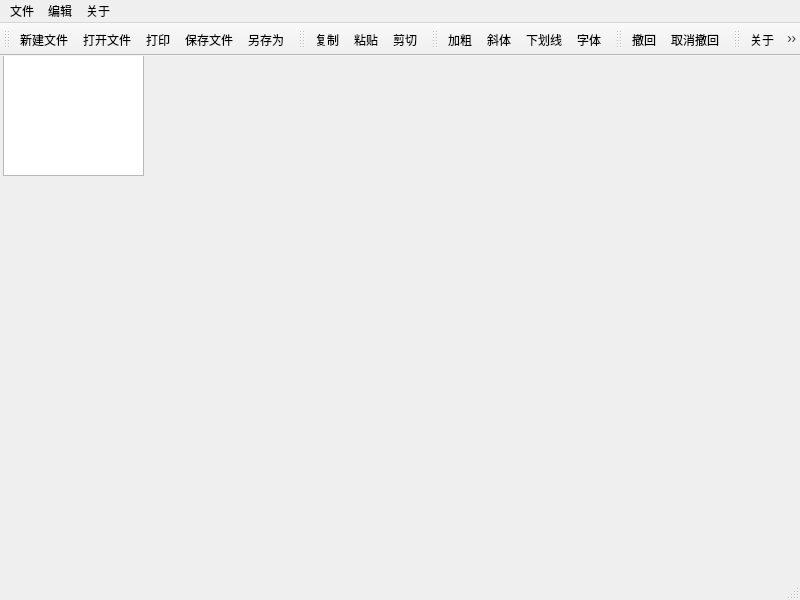
<?xml version="1.0" encoding="UTF-8"?>
<ui version="4.0">
 <class>MainWindow</class>
 <widget class="QMainWindow" name="MainWindow">
  <property name="geometry">
   <rect>
    <x>0</x>
    <y>0</y>
    <width>800</width>
    <height>600</height>
   </rect>
  </property>
  <property name="windowTitle">
   <string>Demo-Notepad</string>
  </property>
  <property name="windowIcon">
   <iconset resource="images.qrc">
    <normaloff>:/images/pencil.png</normaloff>:/images/pencil.png</iconset>
  </property>
  <widget class="QWidget" name="centralwidget">
   <widget class="QTextEdit" name="textEdit">
    <property name="geometry">
     <rect>
      <x>3</x>
      <y>-1</y>
      <width>141</width>
      <height>121</height>
     </rect>
    </property>
   </widget>
  </widget>
  <widget class="QMenuBar" name="menubar">
   <property name="geometry">
    <rect>
     <x>0</x>
     <y>0</y>
     <width>800</width>
     <height>20</height>
    </rect>
   </property>
   <widget class="QMenu" name="menu">
    <property name="title">
     <string>文件</string>
    </property>
    <widget class="QMenu" name="recent">
     <property name="title">
      <string>最近打开</string>
     </property>
    </widget>
    <addaction name="new_file"/>
    <addaction name="open_file"/>
    <addaction name="separator"/>
    <addaction name="recent"/>
    <addaction name="save_file"/>
    <addaction name="separator"/>
    <addaction name="save_as"/>
    <addaction name="separator"/>
    <addaction name="print"/>
    <addaction name="separator"/>
    <addaction name="exit"/>
   </widget>
   <widget class="QMenu" name="menu_2">
    <property name="title">
     <string>编辑</string>
    </property>
    <addaction name="copy"/>
    <addaction name="paste"/>
    <addaction name="cut"/>
    <addaction name="separator"/>
    <addaction name="bolder"/>
    <addaction name="italic"/>
    <addaction name="underline"/>
    <addaction name="separator"/>
    <addaction name="font"/>
   </widget>
   <widget class="QMenu" name="menu_3">
    <property name="title">
     <string>关于</string>
    </property>
    <addaction name="about"/>
   </widget>
   <addaction name="menu"/>
   <addaction name="menu_2"/>
   <addaction name="menu_3"/>
  </widget>
  <widget class="QStatusBar" name="statusbar"/>
  <widget class="QToolBar" name="toolBar">
   <property name="windowTitle">
    <string>toolBar</string>
   </property>
   <attribute name="toolBarArea">
    <enum>TopToolBarArea</enum>
   </attribute>
   <attribute name="toolBarBreak">
    <bool>false</bool>
   </attribute>
   <addaction name="new_file"/>
   <addaction name="open_file"/>
   <addaction name="print"/>
   <addaction name="save_file"/>
   <addaction name="save_as"/>
  </widget>
  <widget class="QToolBar" name="toolBar_2">
   <property name="windowTitle">
    <string>toolBar_2</string>
   </property>
   <attribute name="toolBarArea">
    <enum>TopToolBarArea</enum>
   </attribute>
   <attribute name="toolBarBreak">
    <bool>false</bool>
   </attribute>
   <addaction name="copy"/>
   <addaction name="paste"/>
   <addaction name="cut"/>
  </widget>
  <widget class="QToolBar" name="toolBar_3">
   <property name="windowTitle">
    <string>toolBar_3</string>
   </property>
   <attribute name="toolBarArea">
    <enum>TopToolBarArea</enum>
   </attribute>
   <attribute name="toolBarBreak">
    <bool>false</bool>
   </attribute>
   <addaction name="bolder"/>
   <addaction name="italic"/>
   <addaction name="underline"/>
   <addaction name="font"/>
  </widget>
  <widget class="QToolBar" name="toolBar_4">
   <property name="windowTitle">
    <string>toolBar_4</string>
   </property>
   <attribute name="toolBarArea">
    <enum>TopToolBarArea</enum>
   </attribute>
   <attribute name="toolBarBreak">
    <bool>false</bool>
   </attribute>
   <addaction name="undo"/>
   <addaction name="redo"/>
  </widget>
  <widget class="QToolBar" name="toolBar_5">
   <property name="windowTitle">
    <string>toolBar_5</string>
   </property>
   <attribute name="toolBarArea">
    <enum>TopToolBarArea</enum>
   </attribute>
   <attribute name="toolBarBreak">
    <bool>false</bool>
   </attribute>
   <addaction name="about"/>
   <addaction name="exit"/>
  </widget>
  <action name="new_file">
   <property name="icon">
    <iconset resource="images.qrc">
     <normaloff>:/images/new.png</normaloff>:/images/new.png</iconset>
   </property>
   <property name="text">
    <string>新建文件</string>
   </property>
   <property name="shortcut">
    <string>Ctrl+N</string>
   </property>
  </action>
  <action name="open_file">
   <property name="icon">
    <iconset resource="images.qrc">
     <normaloff>:/images/open.png</normaloff>:/images/open.png</iconset>
   </property>
   <property name="text">
    <string>打开文件</string>
   </property>
   <property name="shortcut">
    <string>Ctrl+O</string>
   </property>
  </action>
  <action name="save_file">
   <property name="icon">
    <iconset resource="images.qrc">
     <normaloff>:/images/save.png</normaloff>:/images/save.png</iconset>
   </property>
   <property name="text">
    <string>保存文件</string>
   </property>
   <property name="shortcut">
    <string>Ctrl+S</string>
   </property>
  </action>
  <action name="save_as">
   <property name="icon">
    <iconset resource="images.qrc">
     <normaloff>:/images/save_as.png</normaloff>:/images/save_as.png</iconset>
   </property>
   <property name="text">
    <string>另存为</string>
   </property>
   <property name="shortcut">
    <string>Ctrl+Shift+S</string>
   </property>
  </action>
  <action name="paste">
   <property name="icon">
    <iconset resource="images.qrc">
     <normaloff>:/images/paste.png</normaloff>:/images/paste.png</iconset>
   </property>
   <property name="text">
    <string>粘贴</string>
   </property>
   <property name="shortcut">
    <string>Ctrl+V</string>
   </property>
  </action>
  <action name="cut">
   <property name="icon">
    <iconset resource="images.qrc">
     <normaloff>:/images/cut.png</normaloff>:/images/cut.png</iconset>
   </property>
   <property name="text">
    <string>剪切</string>
   </property>
   <property name="shortcut">
    <string>Ctrl+X</string>
   </property>
  </action>
  <action name="copy">
   <property name="icon">
    <iconset resource="images.qrc">
     <normaloff>:/images/copy.png</normaloff>:/images/copy.png</iconset>
   </property>
   <property name="text">
    <string>复制</string>
   </property>
   <property name="shortcut">
    <string>Ctrl+C</string>
   </property>
  </action>
  <action name="bolder">
   <property name="checkable">
    <bool>true</bool>
   </property>
   <property name="icon">
    <iconset resource="images.qrc">
     <normaloff>:/images/bold.png</normaloff>:/images/bold.png</iconset>
   </property>
   <property name="text">
    <string>加粗</string>
   </property>
   <property name="shortcut">
    <string>Ctrl+B</string>
   </property>
  </action>
  <action name="italic">
   <property name="checkable">
    <bool>true</bool>
   </property>
   <property name="icon">
    <iconset resource="images.qrc">
     <normaloff>:/images/italic.png</normaloff>:/images/italic.png</iconset>
   </property>
   <property name="text">
    <string>斜体</string>
   </property>
   <property name="shortcut">
    <string>Ctrl+I</string>
   </property>
  </action>
  <action name="underline">
   <property name="checkable">
    <bool>true</bool>
   </property>
   <property name="icon">
    <iconset resource="images.qrc">
     <normaloff>:/images/underline.png</normaloff>:/images/underline.png</iconset>
   </property>
   <property name="text">
    <string>下划线</string>
   </property>
   <property name="shortcut">
    <string>Ctrl+U</string>
   </property>
  </action>
  <action name="font">
   <property name="icon">
    <iconset resource="images.qrc">
     <normaloff>:/images/font.png</normaloff>:/images/font.png</iconset>
   </property>
   <property name="text">
    <string>字体</string>
   </property>
   <property name="shortcut">
    <string>Ctrl+Shift+F</string>
   </property>
  </action>
  <action name="about">
   <property name="icon">
    <iconset resource="images.qrc">
     <normaloff>:/images/info.png</normaloff>:/images/info.png</iconset>
   </property>
   <property name="text">
    <string>关于</string>
   </property>
   <property name="shortcut">
    <string>Ctrl+Shift+I</string>
   </property>
  </action>
  <action name="undo">
   <property name="icon">
    <iconset resource="images.qrc">
     <normaloff>:/images/edit_undo.png</normaloff>:/images/edit_undo.png</iconset>
   </property>
   <property name="text">
    <string>撤回</string>
   </property>
   <property name="shortcut">
    <string>Ctrl+Z</string>
   </property>
  </action>
  <action name="redo">
   <property name="icon">
    <iconset resource="images.qrc">
     <normaloff>:/images/edit_redo.png</normaloff>:/images/edit_redo.png</iconset>
   </property>
   <property name="text">
    <string>取消撤回</string>
   </property>
   <property name="shortcut">
    <string>Ctrl+Shift+Z</string>
   </property>
  </action>
  <action name="exit">
   <property name="icon">
    <iconset resource="images.qrc">
     <normaloff>:/images/exit.png</normaloff>:/images/exit.png</iconset>
   </property>
   <property name="text">
    <string>退出</string>
   </property>
   <property name="shortcut">
    <string>Esc</string>
   </property>
  </action>
  <action name="print">
   <property name="icon">
    <iconset resource="images.qrc">
     <normaloff>:/images/print.png</normaloff>:/images/print.png</iconset>
   </property>
   <property name="text">
    <string>打印</string>
   </property>
   <property name="shortcut">
    <string>Ctrl+P</string>
   </property>
  </action>
  <action name="clear_history">
   <property name="text">
    <string>清楚历史</string>
   </property>
   <property name="shortcut">
    <string>Ctrl+Alt+Shift+C</string>
   </property>
  </action>
 </widget>
 <resources>
  <include location="images.qrc"/>
 </resources>
 <connections/>
</ui>
